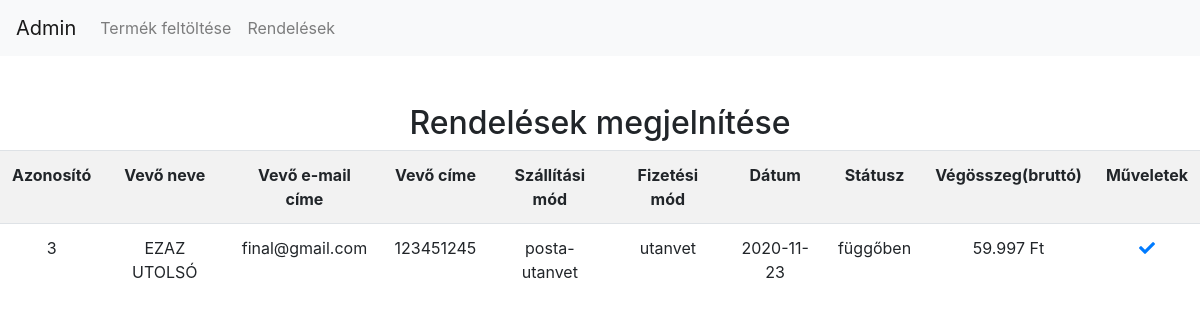
The app's page /admin/admin_rendeles.php with its own data.
### tables this page shows
CREATE TABLE `vevok` (
  `id` int(4) NOT NULL,
  `nev` varchar(100) NOT NULL,
  `email` varchar(60) NOT NULL,
  `cim` varchar(255) NOT NULL,
  `telefon` varchar(20) NOT NULL,
  `pw` varchar(50) NOT NULL,
  `szcim` varchar(255) NOT NULL,
  `felh` varchar(100) NOT NULL
);

CREATE TABLE `rendelesek` (
  `id` int(5) NOT NULL,
  `vevoid` int(4) NOT NULL,
  `szallitas` varchar(20) NOT NULL,
  `fizmod` varchar(50) NOT NULL,
  `datum` date NOT NULL,
  `statusz` varchar(50) NOT NULL,
  `bosszeg` decimal(10,0) NOT NULL
);

### admin/admin_rendeles.php (the view, shortened to what this page needs)
<!DOCTYPE html>
<html lang="en">
<head>
<link rel="stylesheet" href="https://cdnjs.cloudflare.com/ajax/libs/twitter-bootstrap/4.5.2/css/bootstrap.min.css">
<link rel="stylesheet" href="https://cdnjs.cloudflare.com/ajax/libs/font-awesome/5.15.0/css/all.min.css">
</head>
<body>
<nav class="navbar navbar-expand-lg navbar-light bg-light">
  <a class="navbar-brand" href="index.php">Admin</a>
  <div class="collapse navbar-collapse" id="navbarNav">
    <ul class="navbar-nav">
      <li class="nav-item">
        <a class="nav-link" href="admin_feltolt.php">Termék feltöltése</a>
      </li>
      <li class="nav-item">
        <a class="nav-link" href="admin_rendeles.php">Rendelések</a>
      </li>
    </ul>
  </div>
</nav>
    <div class="container-fluid">
        <h2 class="text-center mt-5">Rendelések megjelnítése</h2>
        <div class="row justify-content-center">
            <table class="table table-striped text-center">
                <tr>
                    <th>Azonosító</th>
                    <th>Vevő neve</th>
                    <th>Vevő e-mail címe</th>
                    <th>Vevő címe</th>
                    <th>Szállítási mód</th>
                    <th>Fizetési mód</th>
                    <th>Dátum</th>
                    <th>Státusz</th>
                    <th>Végösszeg(bruttó)</th>
                    <th>Műveletek</th>
                </tr>
                <?php
                    $con = mysqli_connect("localhost", "root", "", "webshop");
                    mysqli_query($con, "SET NAMES utf8");
                    $sql = "SELECT vevok.id,vevok.nev,vevok.email,vevok.cim,rendelesek.szallitas,rendelesek.fizmod,rendelesek.datum,rendelesek.statusz,rendelesek.bosszeg FROM vevok INNER JOIN rendelesek ON vevok.id=rendelesek.vevoid ORDER BY vevok.id ASC";
                    $result = mysqli_query($con, $sql);
                    while($row = mysqli_fetch_array($result)){
                        ?>
                            <tr>
                                <td><?php echo $row["id"]; ?></td>
                                <td><?php echo $row["nev"]; ?></td>
                                <td><?php echo $row["email"]; ?></td>
                                <td><?php echo $row["cim"]; ?></td>
                                <td><?php echo $row["szallitas"]; ?></td>
                                <td><?php echo $row["fizmod"]; ?></td>
                                <td><?php echo $row["datum"]; ?></td>
                                <td><?php echo $row["statusz"]; ?></td>
                                <td><?php echo number_format($row["bosszeg"],0,".","."); ?> Ft</td>
                                <td>
                                    <a href=""
                                        <i class="fas fa-check"></i>
                                    </a>
                                </td>
                            </tr>
                        <?php
                    }
                ?>
    </div>
</body>
</html>

### records on screen
vevok: id "3", nev "EZAZ UTOLSÓ", email "final@gmail.com", cim "123451245", rendelesek.szallitas "posta-utanvet", rendelesek.fizmod "utanvet", rendelesek.datum "2020-11-23", rendelesek.statusz "függőben", rendelesek.bosszeg "59.997"
